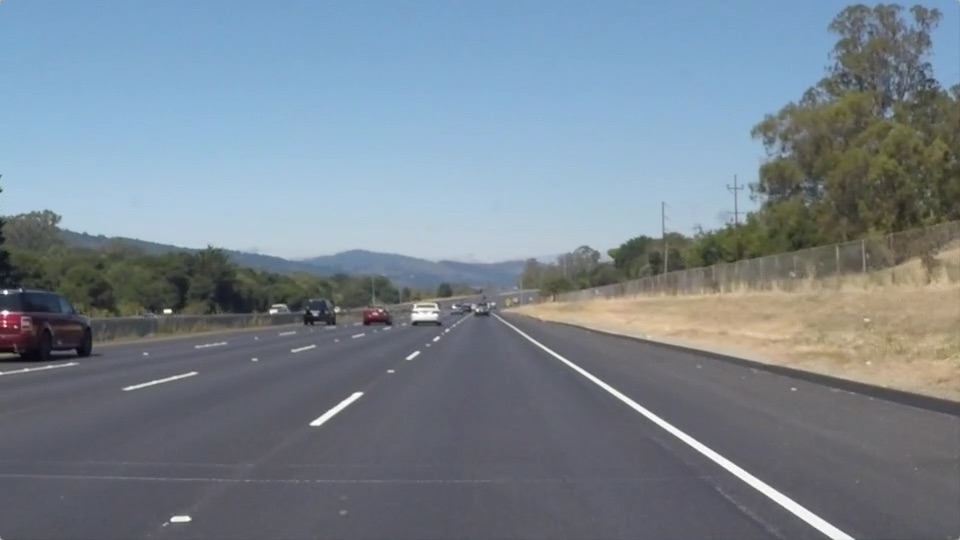
#> input picture test_images/solidWhiteRight.jpg, 960 x 540 px
$ jupyter execute --allow-errors P1.ipynb   (shell and % lines are left out)
#> lines starting #> are read from the running program, lines starting #| are printed output that depends on the picture; after the words box and inside, x2 and y2 are one past the last pixel; in counts of white or black regions, pixels touching at a corner belong together
# Self-Driving Car Engineer Nanodegree

## Project: **Finding Lane Lines on the Road**
***
In this project, you will use the tools you learned about in the lesson to identify lane lines on the road.  You can develop your pipeline on a series of individual images, and later apply the result to a video stream (really just a series of images). Check out the video clip "raw-lines-example.mp4" (also contained in this repository) to see what the output should look like after using the helper functions below.

Once you have a result that looks roughly like "raw-lines-example.mp4", you'll need to get creative and try to average and/or extrapolate the line segments you've detected to map out the full extent of the lane lines.  You can see an example of the result you're going for in the video "P1_example.mp4".  Ultimately, you would like to draw just one line for the left side of the lane, and one for the right.

In addition to implementing code, there is a brief writeup to complete. The writeup should be completed in a separate file, which can be either a markdown file or a pdf document. There is a [write up template](https://github.com/udacity/CarND-LaneLines-P1/blob/master/writeup_template.md) that can be used to guide the writing process. Completing both the code in the Ipython notebook and the writeup template will cover all of the [rubric points](https://review.udacity.com/#!/rubrics/322/view) for this project.

---
Let's have a look at our first image called 'test_images/solidWhiteRight.jpg'.  Run the 2 cells below (hit Shift-Enter or the "play" button above) to display the image.

**Note: If, at any point, you encounter frozen display windows or other confounding issues, you can always start again with a clean slate by going to the "Kernel" menu above and selecting "Restart & Clear Output".**

---

**The tools you have are color selection, region of interest selection, grayscaling, Gaussian smoothing, Canny Edge Detection and Hough Tranform line detection.  You  are also free to explore and try other techniques that were not presented in the lesson.  Your goal is piece together a pipeline to detect the line segments in the image, then average/extrapolate them and draw them onto the image for display (as below).  Once you have a working pipeline, try it out on the video stream below.**

---

<figure>

 <figcaption>
 <p></p>
 <p style="text-align: center;"> Your output should look something like this (above) after detecting line segments using the helper functions below </p>
 </figcaption>
</figure>
 <p></p>
<figure>

 <figcaption>
 <p></p>
 <p style="text-align: center;"> Your goal is to connect/average/extrapolate line segments to get output like this</p>
 </figcaption>
</figure>

**Run the cell below to import some packages.  If you get an `import error` for a package you've already installed, try changing your kernel (select the Kernel menu above --> Change Kernel).  Still have problems?  Try relaunching Jupyter Notebook from the terminal prompt.  Also, see [this forum post](https://carnd-forums.udacity.com/cq/viewquestion.action?spaceKey=CAR&id=29496372&questionTitle=finding-lanes---import-cv2-fails-even-though-python-in-the-terminal-window-has-no-problem-with-import-cv2) for more troubleshooting tips.**

## Import Packages

[cell 1]
#importing some useful packages
import matplotlib.pyplot as plt
import matplotlib.image as mpimg
import numpy as np
import cv2

## Read in an Image

[cell 2]
#reading in an image
image = mpimg.imread('test_images/solidWhiteRight.jpg')
#> image is the input picture: shape (540, 960, 3); mean R, G, B 120.3, 132.6, 143.7

#printing out some stats and plotting
print('This image is:', type(image), 'with dimensions:', image.shape)
#| This image is: <class 'numpy.ndarray'> with dimensions: (540, 960, 3)
plt.imshow(image)  # if you wanted to show a single color channel image called 'gray', for example, call as plt.imshow(gray, cmap='gray')

## Ideas for Lane Detection Pipeline

**Some OpenCV functions (beyond those introduced in the lesson) that might be useful for this project are:**

`cv2.inRange()` for color selection
`cv2.fillPoly()` for regions selection
`cv2.line()` to draw lines on an image given endpoints
`cv2.addWeighted()` to coadd / overlay two images
`cv2.cvtColor()` to grayscale or change color
`cv2.imwrite()` to output images to file
`cv2.bitwise_and()` to apply a mask to an image

**Check out the OpenCV documentation to learn about these and discover even more awesome functionality!**

## Helper Functions

Below are some helper functions to help get you started. They should look familiar from the lesson!

[cell 3]
import math

def grayscale(img):
    """Applies the Grayscale transform
    This will return an image with only one color channel
    but NOTE: to see the returned image as grayscale
    (assuming your grayscaled image is called 'gray')
    you should call plt.imshow(gray, cmap='gray')"""
    return cv2.cvtColor(img, cv2.COLOR_RGB2GRAY)
    # Or use BGR2GRAY if you read an image with cv2.imread()
    # return cv2.cvtColor(img, cv2.COLOR_BGR2GRAY)

def canny(img, low_threshold, high_threshold):
    """Applies the Canny transform"""
    return cv2.Canny(img, low_threshold, high_threshold)

def gaussian_blur(img, kernel_size):
    """Applies a Gaussian Noise kernel"""
    return cv2.GaussianBlur(img, (kernel_size, kernel_size), 0)

def region_of_interest(img, vertices):
    """
    Applies an image mask.

    Only keeps the region of the image defined by the polygon
    formed from `vertices`. The rest of the image is set to black.
    """
    #defining a blank mask to start with
    mask = np.zeros_like(img)

    #defining a 3 channel or 1 channel color to fill the mask with depending on the input image
    if len(img.shape) > 2:
        channel_count = img.shape[2]  # i.e. 3 or 4 depending on your image
        ignore_mask_color = (255,) * channel_count
    else:
        ignore_mask_color = 255

    #filling pixels inside the polygon defined by "vertices" with the fill color
    cv2.fillPoly(mask, vertices, ignore_mask_color)

    #returning the image only where mask pixels are nonzero
    masked_image = cv2.bitwise_and(img, mask)
    return masked_image


def draw_lines(img, lines, color=[255, 0, 0], thickness=2):
    """
    NOTE: this is the function you might want to use as a starting point once you want to
    average/extrapolate the line segments you detect to map out the full
    extent of the lane (going from the result shown in raw-lines-example.mp4
    to that shown in P1_example.mp4).

    Think about things like separating line segments by their
    slope ((y2-y1)/(x2-x1)) to decide which segments are part of the left
    line vs. the right line.  Then, you can average the position of each of
    the lines and extrapolate to the top and bottom of the lane.

    This function draws `lines` with `color` and `thickness`.
    Lines are drawn on the image inplace (mutates the image).
    If you want to make the lines semi-transparent, think about combining
    this function with the weighted_img() function below
    """

# filter out spurious lines that are unlikely to be lane lines
    rightlinehighfilter=0.8
    rightlinelowfilter=0.5
    leftlinehighfilter=-0.6
    leftlinelowfilter=-0.9

    slopes=(lines[:,0,3]-lines[:,0,1])/(lines[:,0,2]-lines[:,0,0])

    positive_indexes=np.where((slopes > rightlinelowfilter) & (slopes < rightlinehighfilter))
    negative_indexes=np.where((slopes > leftlinelowfilter) & (slopes < leftlinehighfilter))
    positive_slopes=slopes[positive_indexes]
    negative_slopes=slopes[negative_indexes]
    numrightlines=len(positive_slopes)
    numleftlines=len(negative_slopes)

    imshape=img.shape
    height=imshape[0]
    maskheight=int(6/10*height)

    if numrightlines > 0:
        rightslope=np.mean(positive_slopes)
        avgrightpointx=np.mean((lines[positive_indexes,0,0]+lines[positive_indexes,0,2])/2)
        avgrightpointy=np.mean((lines[positive_indexes,0,1]+lines[positive_indexes,0,3])/2)
        x2=int((height-avgrightpointy)//rightslope+avgrightpointx)
        x1=int(avgrightpointx-(avgrightpointy-maskheight)//rightslope)
        cv2.line(img,(x2,height),(x1,maskheight),color,thickness)

    if numleftlines > 0:
        leftslope=np.mean(negative_slopes)
        avgleftpointx=np.mean((lines[negative_indexes,0,0]+lines[negative_indexes,0,2])/2)
        avgleftpointy=np.mean((lines[negative_indexes,0,1]+lines[negative_indexes,0,3])/2)
        x4=int((height-avgleftpointy)//leftslope+avgleftpointx)
        x3=int(avgleftpointx-(avgleftpointy-maskheight)//leftslope)
        cv2.line(img,(x4,height),(x3,maskheight),color,thickness)


def hough_lines(img, rho, theta, threshold, min_line_len, max_line_gap):
    """
    `img` should be the output of a Canny transform.

    Returns an image with hough lines drawn.
    """
    lines = cv2.HoughLinesP(img, rho, theta, threshold, np.array([]), minLineLength=min_line_len, maxLineGap=max_line_gap)
    line_img = np.zeros((img.shape[0], img.shape[1], 3), dtype=np.uint8)
    draw_lines(line_img, lines,[255, 0, 0],8)
    return line_img

# Python 3 has support for cool math symbols.

# [13 lines left out: function weighted_img, not called in this run]

## Test Images

Build your pipeline to work on the images in the directory "test_images"
**You should make sure your pipeline works well on these images before you try the videos.**

[cell 4]
import os
files=os.listdir("test_images/")

## Build a Lane Finding Pipeline

Build the pipeline and run your solution on all test_images. Make copies into the `test_images_output` directory, and you can use the images in your writeup report.

Try tuning the various parameters, especially the low and high Canny thresholds as well as the Hough lines parameters.

[cell 5]
def do_pipeline (image ):
    gray=grayscale(image)
    blur_gray=gaussian_blur(gray,5)
    edges = canny(blur_gray,50,150)
    imshape = image.shape
    vertices = np.array([[(1/10*imshape[1],imshape[0]),(9/20*imshape[1], 6/10*imshape[0]),
                          (11/20*imshape[1], 6/10*imshape[0]), (19/20*imshape[1],imshape[0])]],
                            dtype=np.int32)
# Uncomment this to draw the masking region
#    cv2.polylines(image,[vertices],True,(0,255,0))
    masked_edges=region_of_interest(edges,vertices)
    rho = 2
    theta = np.pi/180
    threshold = 15
    min_line_len = 30
    max_line_gap = 20
    lines=hough_lines(masked_edges, rho, theta, threshold, min_line_len, max_line_gap)
    result = cv2.addWeighted(lines, 0.8, image, 1, 0)
    return result


for file in files:
    if file.find(".jpg") != -1:
        image=mpimg.imread("test_images/"+file)
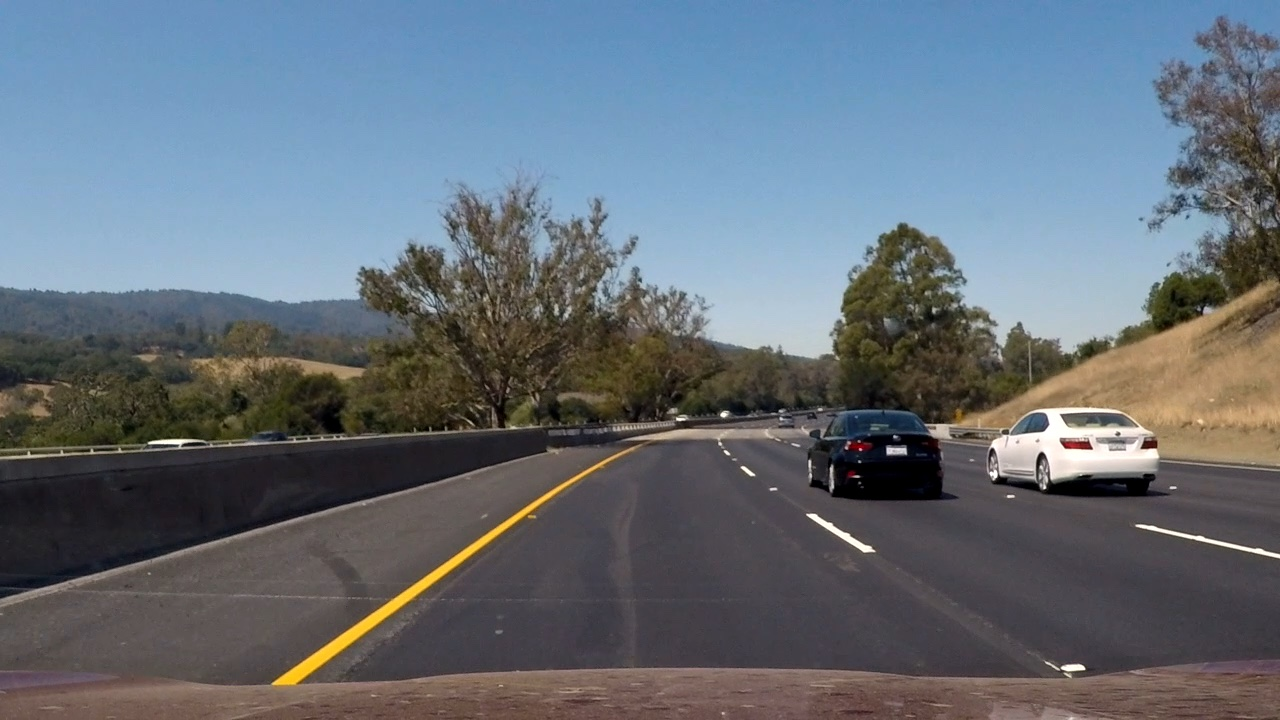
#> input picture test_images/challenge1.jpg, 1280 x 720 px
#> image is the input picture: shape (720, 1280, 3); mean R, G, B 101.3, 110.8, 120.3
        processed_image=do_pipeline(image)
#> in canny, `return cv2.Canny(img, low_threshold, high_threshold)`:
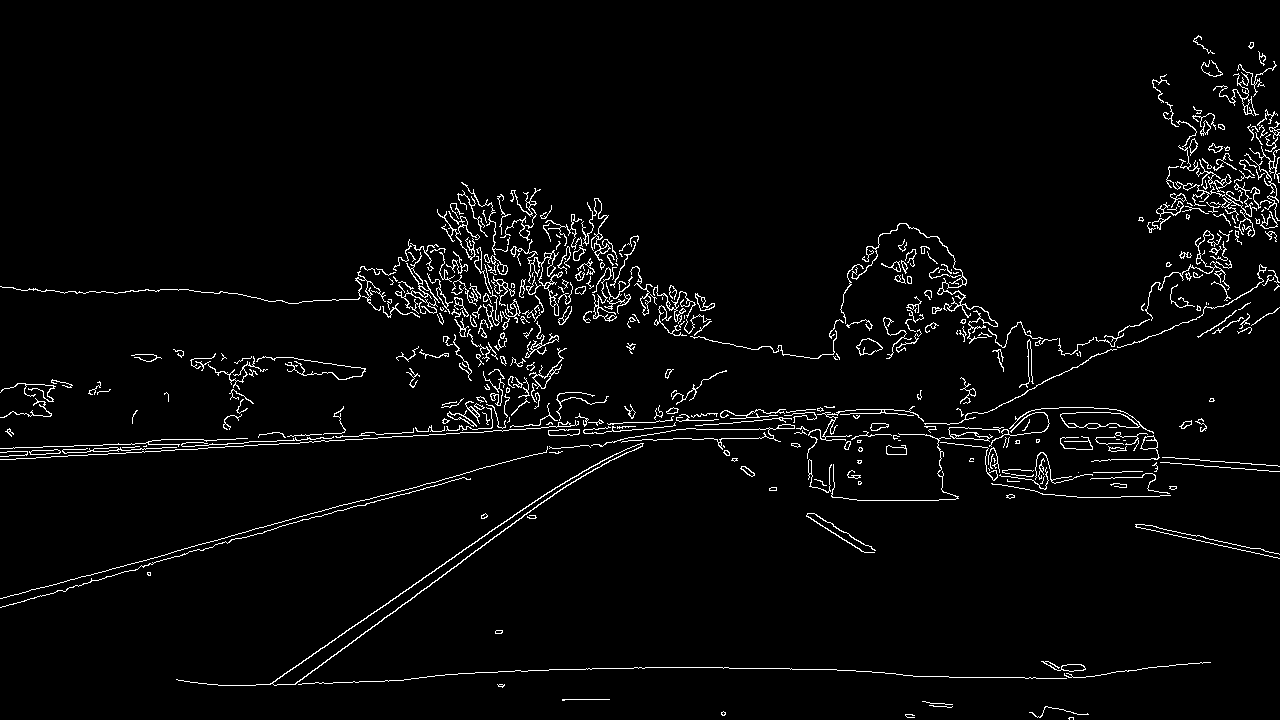
#> returned value: shape (720, 1280); 3.2% white in thin lines or dots
#> in region_of_interest, `masked_image = cv2.bitwise_and(img, mask)`:
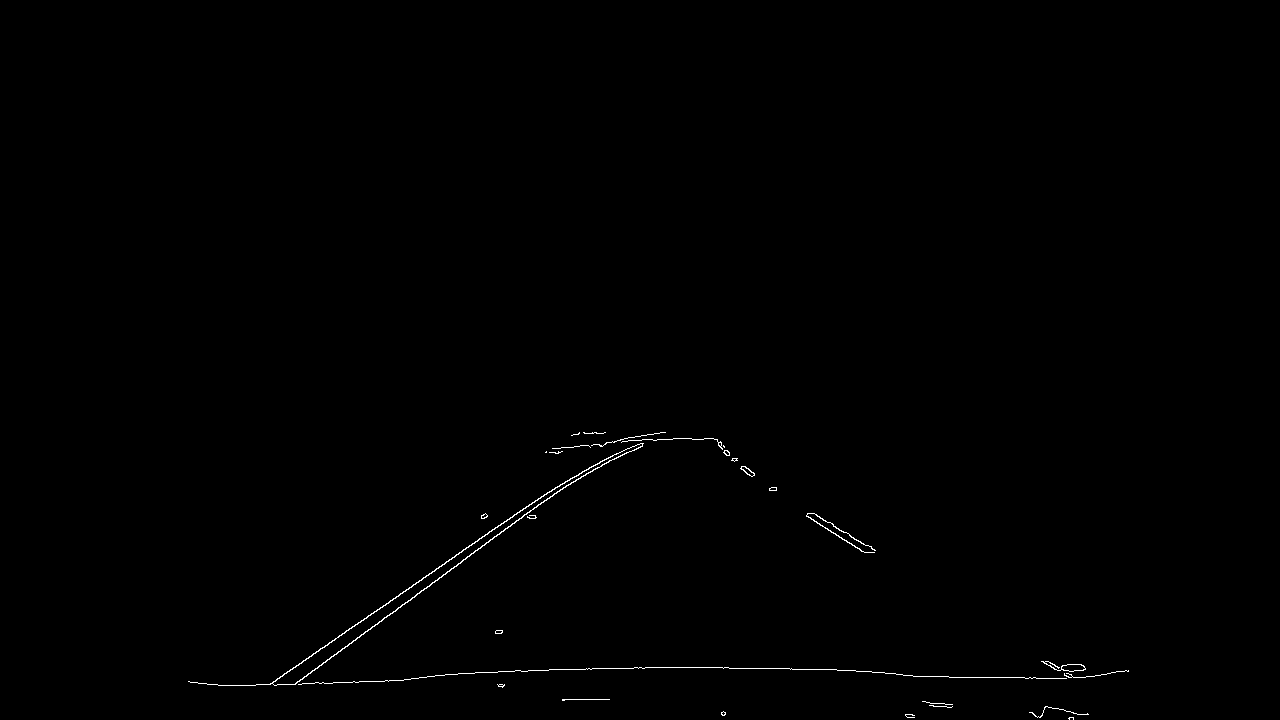
#> masked_image: shape (720, 1280); 0.34% white in thin lines or dots, all inside (x1, y1, x2, y2) = (188, 432, 1129, 720)
#> in hough_lines, `lines = cv2.HoughLinesP(img, rho, theta, threshold, np.array([]), minL..`: lines = 41 rows, first 6: [382, 607, 547, 492], [723, 668, 791, 668], [292, 684, 600, 461], [521, 671, 589, 668], [218, 685, 332, 683], [949, 677, 1035, 677]
#> in draw_lines, `slopes=(lines[:,0,3]-lines[:,0,1])/(lines[:,0,2]-lines[:,0,0])`: slopes = 41 values, max 0.688 at index 25, min -0.733 at index 23, mean -0.155
#> in draw_lines, `positive_indexes=np.where((slopes > rightlinelowfilter) & (slopes < ri..`: positive_indexes = ([10, 12, 13, 21, 25, 27, 33, 35],)
#> in draw_lines, `negative_indexes=np.where((slopes > leftlinelowfilter) & (slopes < lef..`: negative_indexes = ([0, 2, 6, 11, 23, 24, 31, 32, 39, 40],)
#> in draw_lines, `positive_slopes=slopes[positive_indexes]`: positive_slopes = [0.621, 0.671, 0.55, 0.585, 0.688, 0.6, 0.68, 0.556]
#> in draw_lines, `negative_slopes=slopes[negative_indexes]`: negative_slopes = [-0.697, -0.724, -0.712, -0.716, -0.733, -0.726, -0.714, -0.733, -0.685, -0.721]
#> in draw_lines, `numrightlines=len(positive_slopes)`: numrightlines = 8
#> in draw_lines, `numleftlines=len(negative_slopes)`: numleftlines = 10
#> in draw_lines, `rightslope=np.mean(positive_slopes)`: rightslope = 0.619
#> in draw_lines, `avgrightpointx=np.mean((lines[positive_indexes,0,0]+lines[positive_ind..`: avgrightpointx = 805.4
#> in draw_lines, `avgrightpointy=np.mean((lines[positive_indexes,0,1]+lines[positive_ind..`: avgrightpointy = 509.1
#> in draw_lines, `x2=int((height-avgrightpointy)//rightslope+avgrightpointx)`: x2 = 1145
#> in draw_lines, `x1=int(avgrightpointx-(avgrightpointy-maskheight)//rightslope)`: x1 = 681
#> in draw_lines, `leftslope=np.mean(negative_slopes)`: leftslope = -0.716
#> in draw_lines, `avgleftpointx=np.mean((lines[negative_indexes,0,0]+lines[negative_inde..`: avgleftpointx = 412.1
#> in draw_lines, `avgleftpointy=np.mean((lines[negative_indexes,0,1]+lines[negative_inde..`: avgleftpointy = 588.7
#> in draw_lines, `x4=int((height-avgleftpointy)//leftslope+avgleftpointx)`: x4 = 228
#> in draw_lines, `x3=int(avgleftpointx-(avgleftpointy-maskheight)//leftslope)`: x3 = 631
#> in do_pipeline, `result = cv2.addWeighted(lines, 0.8, image, 1, 0)`:
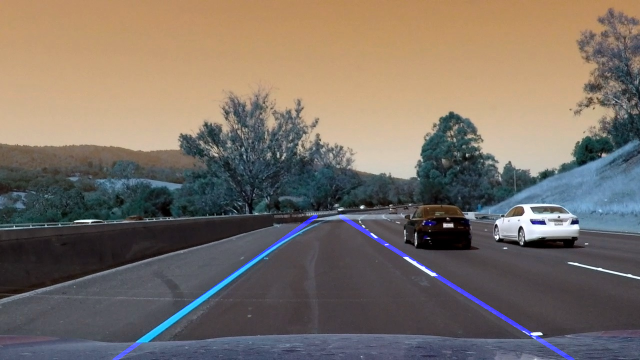
#> result: shape (720, 1280, 3) (shown at 1/2 size); mean of channels 0, 1, 2 102.4, 110.8, 120.3; drawn as B, G, R
        mpimg.imsave("result_images/"+file,processed_image)
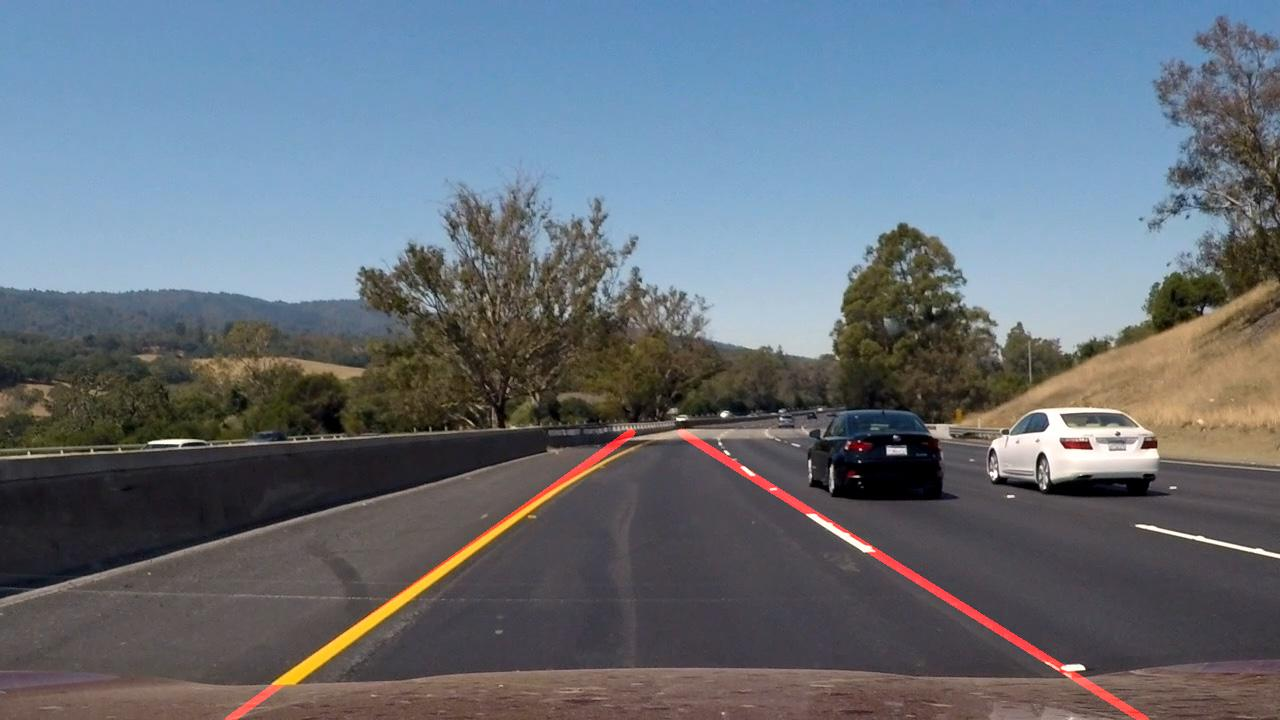
#> saved as challenge1.jpg: shape (720, 1280, 3); mean R, G, B 102.4, 110.7, 120.3

## Test on Videos

You know what's cooler than drawing lanes over images? Drawing lanes over video!

We can test our solution on two provided videos:

`solidWhiteRight.mp4`

`solidYellowLeft.mp4`

**Note: if you get an `import error` when you run the next cell, try changing your kernel (select the Kernel menu above --> Change Kernel).  Still have problems?  Try relaunching Jupyter Notebook from the terminal prompt. Also, check out [this forum post](https://carnd-forums.udacity.com/questions/22677062/answers/22677109) for more troubleshooting tips.**

**If you get an error that looks like this:**
```
NeedDownloadError: Need ffmpeg exe.
You can download it by calling:
imageio.plugins.ffmpeg.download()
```
**Follow the instructions in the error message and check out [this forum post](https://carnd-forums.udacity.com/display/CAR/questions/26218840/import-videofileclip-error) for more troubleshooting tips across operating systems.**

[cell 6]
# Import everything needed to edit/save/watch video clips
from moviepy.editor import VideoFileClip
from IPython.display import HTML

[cell 7]
# [5 lines left out: function process_image, not called in this run]

Let's try the one with the solid white lane on the right first ...

[cell 8]
white_output = 'test_videos_output/SolidWhiteRight.mp4'
#> white_output = 'test_videos_output/SolidWhiteRight.mp4'
## To speed up the testing process you may want to try your pipeline on a shorter subclip of the video
## To do so add .subclip(start_second,end_second) to the end of the line below
## Where start_second and end_second are integer values representing the start and end of the subclip
## You may also uncomment the following line for a subclip of the first 5 seconds
##clip1 = VideoFileClip("test_videos/solidWhiteRight.mp4").subclip(0,5)
#> (the rest of this cell did not finish here and is left out)
